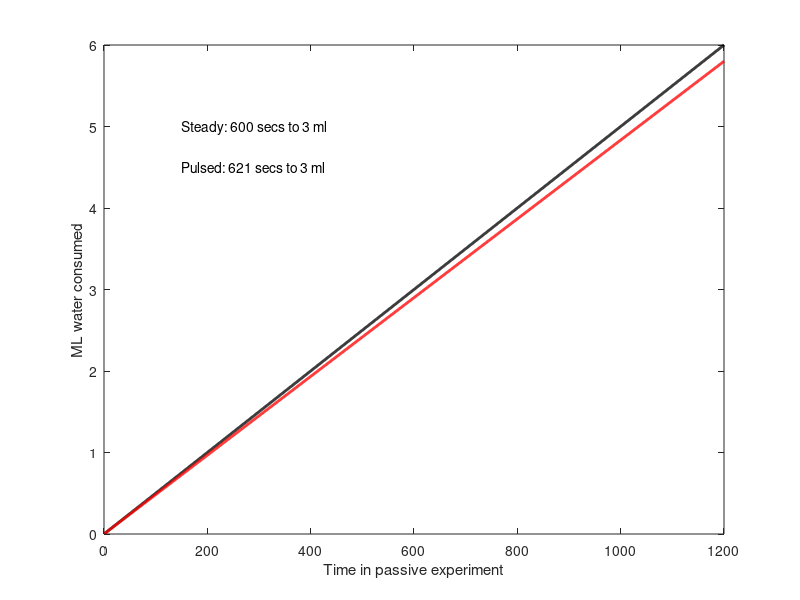

Recreate this plot in MATLAB.

seconds = 1:1200;

MLperMin_Steady = 0.3;
consumed_Steady = MLperMin_Steady/60*seconds;

flowRate_Pulse = 0.29;
timeOn  = 400;  timeOff = 0;
propSecON = timeOn / (timeOn+timeOff);
MLperMin_Pulse = propSecON*flowRate_Pulse;
consumed_Pulse = MLperMin_Pulse/60*seconds;

figure;
plot(seconds,consumed_Steady,'k', 'LineWidth',2)
hold on
plot(seconds,consumed_Pulse, 'r', 'LineWidth',2)
xlabel('Time in passive experiment')
ylabel('ML water consumed')

[~,icS] = min(abs(consumed_Steady-3));
[~,icP] = min(abs(consumed_Pulse-3));


text(150,5,  sprintf('Steady: %i secs to 3 ml',icS))
text(150,4.5,sprintf('Pulsed: %i secs to 3 ml',icP))


